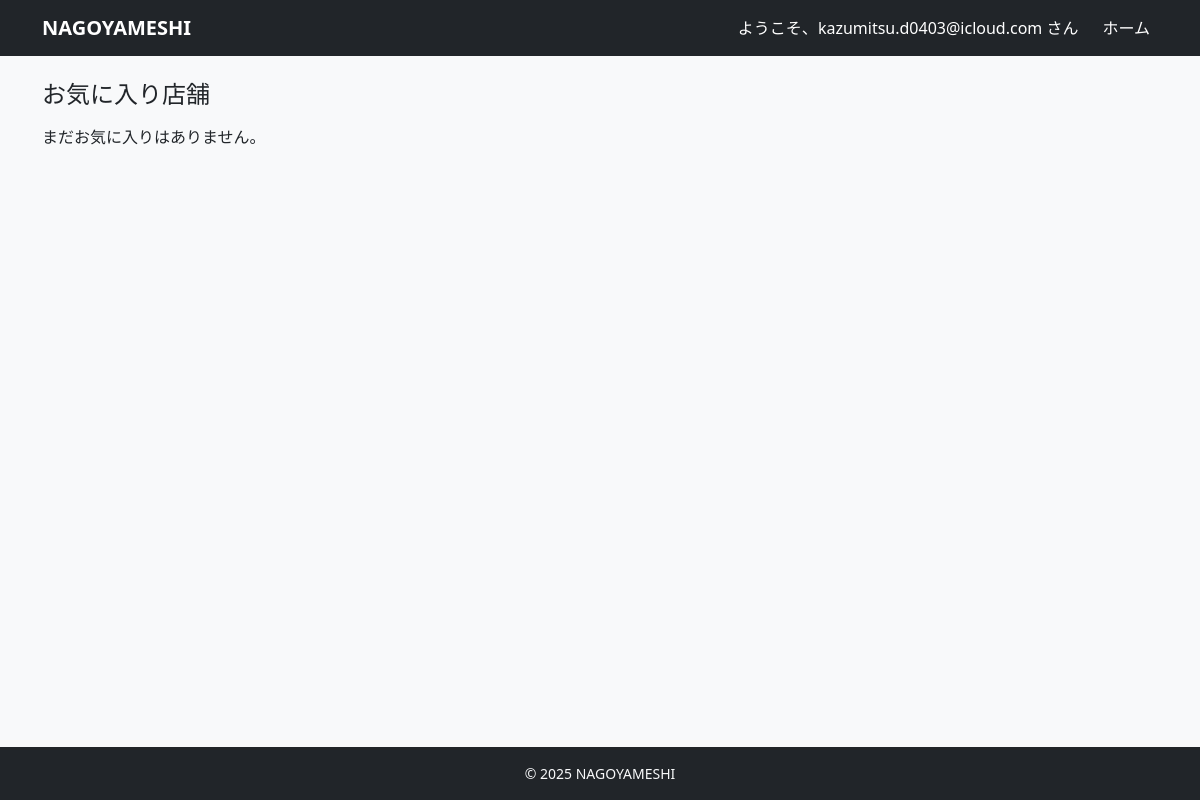
The app's page /favorites/ (signed in), older data.
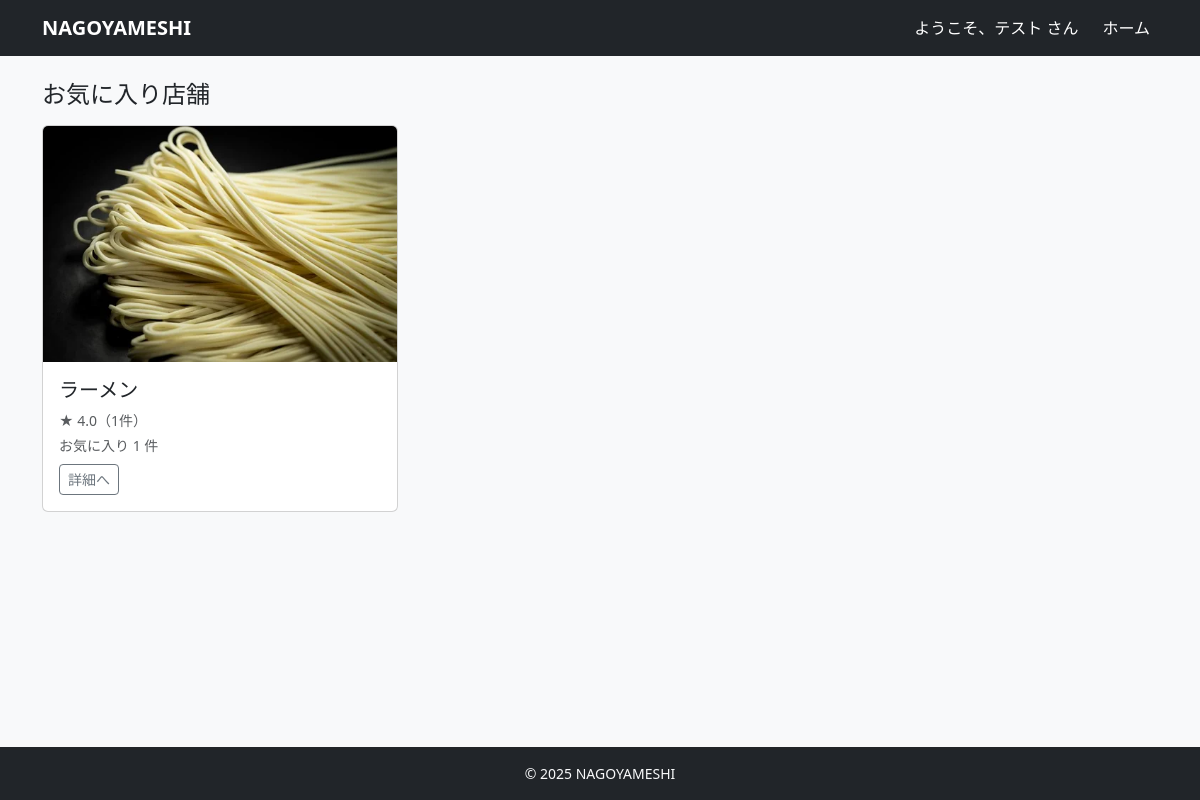
The same page, newer data.
### accounts/models.py (models this page shows, shortened)
class User(AbstractUser):
    username = None  # 使わない（メールログインにする）
    email = models.EmailField(unique=True)
    name = models.CharField(max_length=10)
    name_kana = models.CharField(max_length=10)
    zipcode = models.CharField(max_length=8)
    address = models.CharField(max_length=20)
    tel = models.CharField(max_length=11)
    is_paid_member = models.BooleanField(default=False)
    is_owner_member = models.BooleanField(default=False)
    created_at = models.DateTimeField(auto_now_add=True)
    updated_at = models.DateTimeField(auto_now=True)
    USERNAME_FIELD = 'email'
    REQUIRED_FIELDS = ['name', 'name_kana', 'zipcode', 'address', 'tel']
    objects = CustomUserManager()

### restaurants/models.py (models this page shows, shortened)
class Restaurant(models.Model):
    company = models.ForeignKey(
        Company,
        on_delete=models.CASCADE,
        related_name='restaurants',
    )
    category = models.ForeignKey(
        Category,
        on_delete=models.PROTECT,
        related_name='restaurants',
    )
    owner = models.ForeignKey(
        settings.AUTH_USER_MODEL,
        on_delete=models.CASCADE,
        related_name="my_restaurants",
        null=True,
        blank=True,
    )
    name = models.CharField(max_length=100)
    image = models.ImageField(upload_to='restaurant/', blank=True, null=True)
    description = models.TextField(blank=True)
    price_min = models.IntegerField()
    price_max = models.IntegerField()
    open_time = models.TimeField()
    close_time = models.TimeField()
    zipcode = models.CharField(max_length=10)
    address = models.CharField(max_length=200)
    tel = models.CharField(max_length=20)
    holiday = models.CharField(max_length=50, blank=True)  # 定休日
    created_at = models.DateTimeField(auto_now_add=True)
    updated_at = models.DateTimeField(auto_now=True)

### restaurants/views.py (the view)
# urls.py: path('favorites/', views.MyFavoriteListView.as_view(), name='my_favorite_list'),
class MyFavoriteListView(LoginRequiredMixin, ListView):
    template_name = "restaurants/my_favorite_list.html"
    context_object_name = "restaurants"
    def get_queryset(self):
        return (Restaurant.objects
                .filter(favorites__user=self.request.user)
                .select_related("category", "company")
                .annotate(avg_rating=Avg("reviews__rating"),
                          review_count=Count("reviews"),
                          favorite_count=Count("favorites")))

### templates/restaurants/my_favorite_list.html (shortened to what this page needs)
{% extends "base.html" %}
{% block content %}
<h1 class="h4 mb-3">お気に入り店舗</h1>
{% if restaurants %}
  <div class="row">
    {% for r in restaurants %}
      <div class="col-md-4 mb-3">
        <div class="card h-100">
          {% if r.image %}
            <img src="{{ r.image.url }}" class="card-img-top" alt="{{ r.name }}">
          {% endif %}
          <div class="card-body">
            <h5 class="card-title">{{ r.name }}</h5>
            <div class="small text-muted mb-1">★ {{ r.avg_rating|default:0|floatformat:1 }}（{{ r.review_count }}件）</div>
            <div class="small text-muted">お気に入り {{ r.favorite_count }} 件</div>
            <a href="{% url 'restaurants:restaurant_detail' r.pk %}" class="btn btn-sm btn-outline-secondary mt-2">詳細へ</a>
          </div>
        </div>
      </div>
    {% endfor %}
  </div>
{% else %}
  <p>まだお気に入りはありません。</p>
{% endif %}
{% endblock %}

### templates/base.html (shortened to what this page needs)
<!DOCTYPE html>
<html lang="ja">
<head>
    <link href="https://cdn.jsdelivr.net/npm/bootstrap@5.3.3/dist/css/bootstrap.min.css" rel="stylesheet"
>
</head>
<body class="bg-light d-flex flex-column min-vh-100">
    <nav class="navbar navbar-expand-lg navbar-dark bg-dark mb-4">
        <div class="container">
            <a class="navbar-brand fw-bold" href="/">NAGOYAMESHI</a>
            <div class="collapse navbar-collapse" id="navbarNav">
                <ul class="navbar-nav ms-auto align-items-center">
                    {% if user.is_authenticated %}
                    <li class="nav-item">
                        <span class="navbar-text me-3 text-white">
                            ようこそ、{{ user.name|default:user.email }} さん
                        </span>
                    </li>
                    {% if user.is_authenticated and user.is_owner_member %}
                    <li class="nav-item">
                        <a class="nav-link text-white" href="{% url 'restaurants:owner_dashboard' %}">ホーム</a>
                    </li>
                    {% else %}
                    <li class="nav-item">
                        <a class="nav-link text-white" href="{% url 'restaurants:restaurant_list' %}">ホーム</a>
                    </li>
                    {% endif %}
                    {% endif %}
                </ul>
            </div>
        </div>
    </nav>
    <main class="container mb-5 flex-grow-1">
        {% block content %}{% endblock %}
    </main>
    <footer class="bg-dark text-light py-3 mt-auto">
        <div class="container text-center small">
            &copy; {{ now|default:"2025" }} NAGOYAMESHI
        </div>
    </footer>
</body>
</html>

Row changes from the older to the newer data that the page shows:
changed User: name "kazumitsu.d0403@icloud.com" → "テスト"
now on this page (row unchanged): Restaurant: image (picture), name "ラーメン", avg_rating "4.0", review_count "1", favorite_count "1"
Text that changed along with them:
text no longer shown: "まだお気に入りはありません。"
